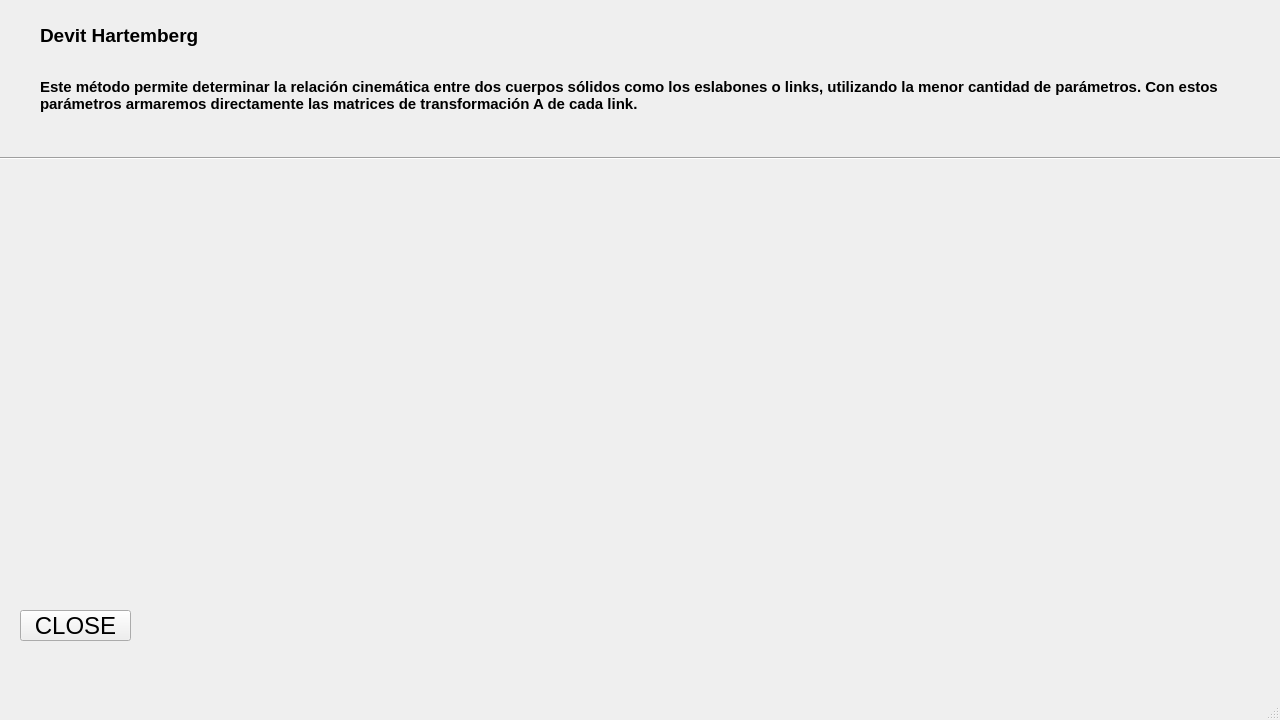
<?xml version="1.0" encoding="UTF-8"?>
<ui version="4.0">
 <class>fourth</class>
 <widget class="QMainWindow" name="fourth">
  <property name="geometry">
   <rect>
    <x>0</x>
    <y>0</y>
    <width>1280</width>
    <height>720</height>
   </rect>
  </property>
  <property name="windowTitle">
   <string>MainWindow</string>
  </property>
  <widget class="QWidget" name="centralwidget">
   <widget class="Line" name="line">
    <property name="geometry">
     <rect>
      <x>0</x>
      <y>150</y>
      <width>1531</width>
      <height>16</height>
     </rect>
    </property>
    <property name="orientation">
     <enum>Qt::Horizontal</enum>
    </property>
   </widget>
   <widget class="QPushButton" name="pushButton">
    <property name="geometry">
     <rect>
      <x>20</x>
      <y>610</y>
      <width>111</width>
      <height>31</height>
     </rect>
    </property>
    <property name="font">
     <font>
      <pointsize>18</pointsize>
      <weight>50</weight>
      <bold>false</bold>
     </font>
    </property>
    <property name="text">
     <string>CLOSE</string>
    </property>
   </widget>
   <widget class="QLabel" name="label_6">
    <property name="geometry">
     <rect>
      <x>40</x>
      <y>40</y>
      <width>1201</width>
      <height>111</height>
     </rect>
    </property>
    <property name="font">
     <font>
      <pointsize>11</pointsize>
      <weight>75</weight>
      <bold>true</bold>
     </font>
    </property>
    <property name="text">
     <string>Este método permite determinar la relación cinemática entre dos cuerpos sólidos como los eslabones o links, utilizando la menor cantidad de parámetros.                                                                                                                                                                         Con estos parámetros armaremos directamente las matrices de transformación A de cada link.</string>
    </property>
    <property name="textFormat">
     <enum>Qt::RichText</enum>
    </property>
    <property name="wordWrap">
     <bool>true</bool>
    </property>
   </widget>
   <widget class="QLabel" name="label">
    <property name="geometry">
     <rect>
      <x>40</x>
      <y>20</y>
      <width>291</width>
      <height>31</height>
     </rect>
    </property>
    <property name="font">
     <font>
      <pointsize>14</pointsize>
      <weight>75</weight>
      <bold>true</bold>
     </font>
    </property>
    <property name="text">
     <string>Devit Hartemberg</string>
    </property>
   </widget>
   <widget class="QLabel" name="label_2">
    <property name="geometry">
     <rect>
      <x>270</x>
      <y>220</y>
      <width>671</width>
      <height>381</height>
     </rect>
    </property>
    <property name="text">
     <string/>
    </property>
   </widget>
  </widget>
  <widget class="QMenuBar" name="menubar">
   <property name="geometry">
    <rect>
     <x>0</x>
     <y>0</y>
     <width>1280</width>
     <height>19</height>
    </rect>
   </property>
  </widget>
  <widget class="QStatusBar" name="statusbar"/>
 </widget>
 <resources/>
 <connections/>
</ui>
